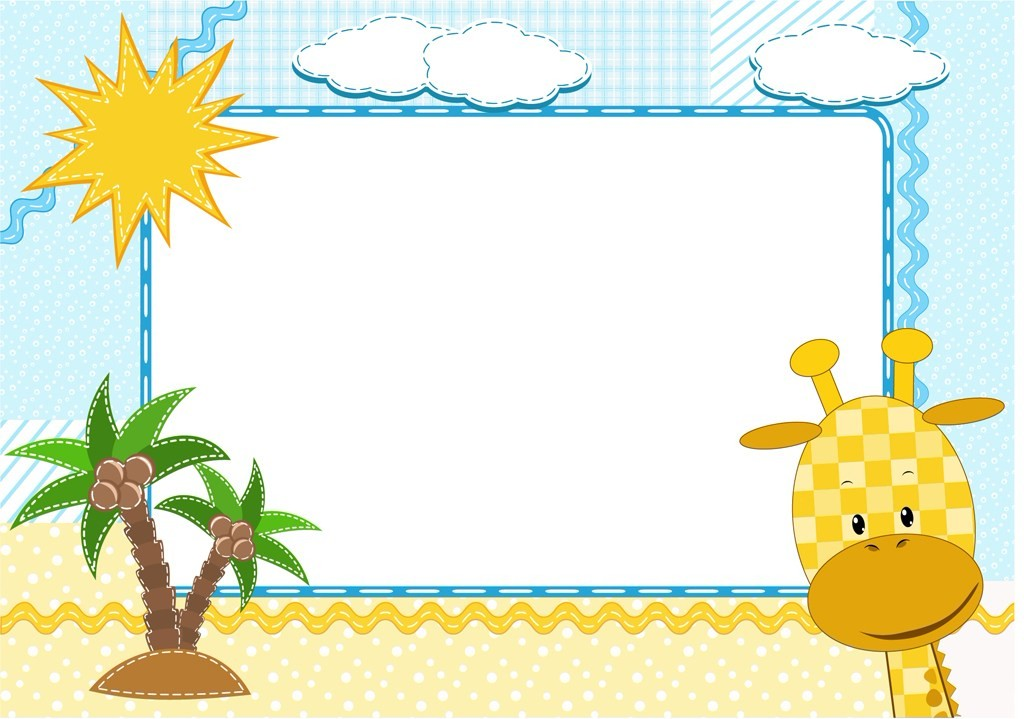
#> input picture python/opencv3_python_CV/1.png, 1024 x 719 px, found by its file name
$ python opencv_io_camera_ui_2.py   (older library calls are emulated)
#> lines starting #> are read from the running program, lines starting #| are printed output that depends on the picture

import numpy
import cv2
import os

img=numpy.zeros((3,3),dtype=numpy.uint8)

print(img)
print(img.dtype)
print(cv2.cvtColor(img,cv2.COLOR_GRAY2BGR))

#image=cv2.imread('E:/Visual Studio 2010/python_for_vscode/opencv__digital_image_processing/lena.jpg')
#cv2.imwrite('E:/Visual Studio 2010/python_for_vscode/opencv3_python_CV/lena.png',image)
image=cv2.imread('E:/Visual Studio 2010//python_for_vscode/opencv3_python_CV/1.png')
#> image is the input picture: shape (719, 1024, 3); mean B, G, R 209.5, 235.5, 231.6
'''
imread()函数的参数
IMREAD_ANYCOLOR=4
IMREAD_ANYDEPTH=2
IMREAD_COLOR=1
IMREAD_GRAYSCALE=0
IMREAD_LOAD_GDAL=8
IMREAD_UNCHANGED=-1
'''
cv2.imwrite('E:/Visual Studio 2010/python_for_vscode/opencv3_python_CV/1_1_1.jpg',image)
gray_image=cv2.imread('E:/Visual Studio 2010/python_for_vscode/opencv3_python_CV/1.png',cv2.IMREAD_GRAYSCALE)
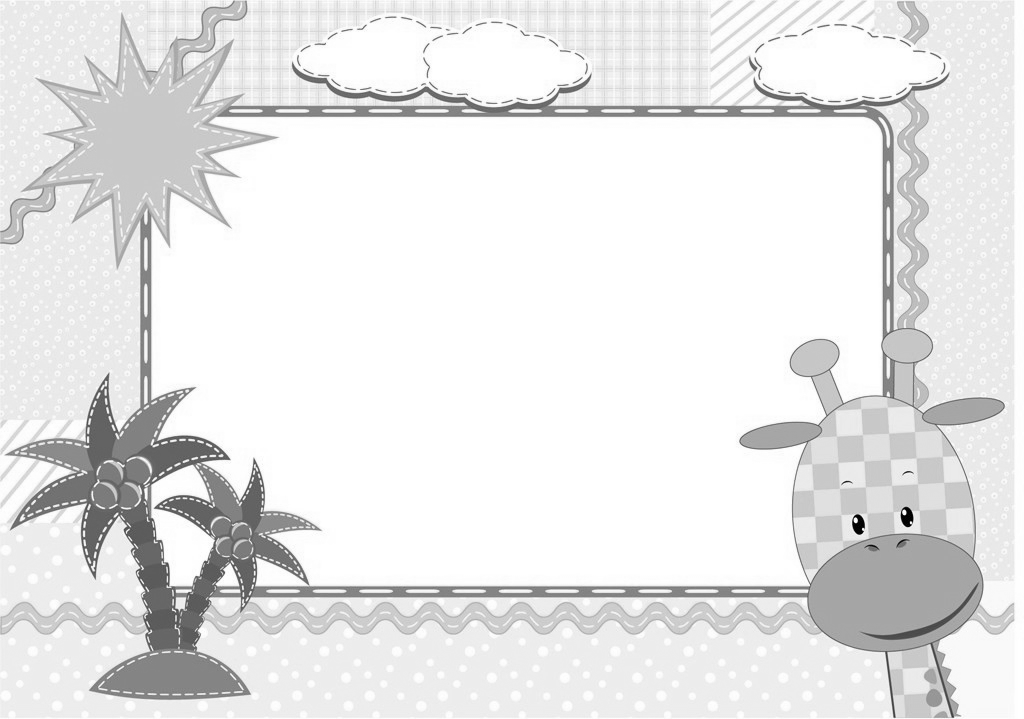
#> gray_image: shape (719, 1024); min 0, max 255, mean 231
cv2.imwrite('1_gray_image.png',gray_image)
print('*'*5)

randomByteArray=bytearray(os.urandom(120000))
flatNumpyArray=numpy.array(randomByteArray)

gray_image_2=flatNumpyArray.reshape(300,400)
cv2.imwrite('E:/Visual Studio 2010/python_for_vscode/opencv3_python_CV/RandomGray.png',gray_image_2)
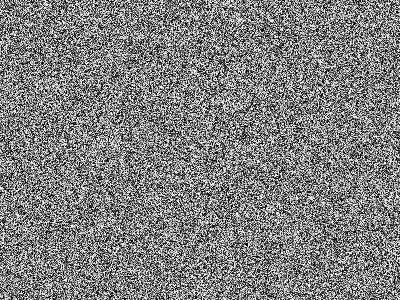
#> saved as RandomGray.png: shape (300, 400); min 0, max 255, mean 127.5

bgr_image=flatNumpyArray.reshape(100,400,3)
cv2.imwrite('E:/Visual Studio 2010/python_for_vscode/opencv3_python_CV/RandomBGR.png',bgr_image)
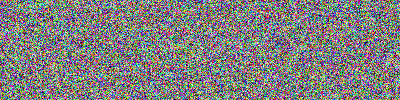
#> saved as RandomBGR.png: shape (100, 400, 3); mean B, G, R 127, 127.4, 128.2
#cv2.imwrite('RandomBGR.png',bgr_image,[int(cv2.CV_IMWRITE_PNG_COMPRESSION),3])
print('**'*5)

'''
1、使用opencv保存图像
cv2.imwrite(存储路径，图像变量[,存盘标识])
cv2.imwrite('test.jpg',img,[int(cv2.IMWRITE_JPEG_QUALITY),70])
存盘标识：

　cv2.CV_IMWRITE_JPEG_QUALITY  设置图片格式为.jpeg或者.jpg的图片质量，其值为0---100（数值越大质量越高），默认95
   cv2.CV_IMWRITE_WEBP_QUALITY  设置图片的格式为.webp格式的图片质量，值为0--100
  cv2.CV_IMWRITE_PNG_COMPRESSION  设置.png格式的压缩比，其值为0--9（数值越大，压缩比越大），默认为3
'''
